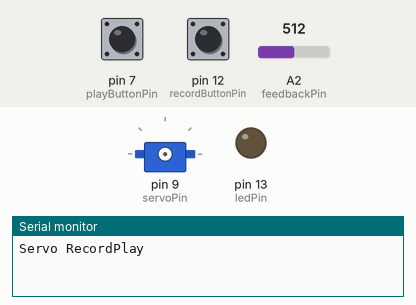
Simulated run of this sketch. Board: Arduino Uno, built with avr-gcc and run on an emulated ATmega328P. Parts: servo, output pins drawn as LEDs (lit = HIGH), the last lines printed to the serial monitor. The inputs (shaded band) are chosen by the test bench; at power-on: pin 7 (playButtonPin) HIGH, pin 12 (recordButtonPin) HIGH, A2 (feedbackPin) = 512. EEPROM starts erased.

Above: at 1.2 s.
1.3 s: pin 7 (playButtonPin) pulled LOW for 0.15 s
2.9 s: pin 12 (recordButtonPin) pulled LOW for 0.15 s
At 4.2 s:
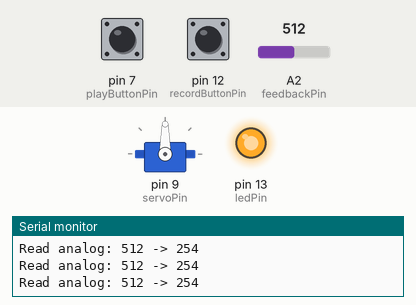
4.5 s: pin 12 (recordButtonPin) pulled LOW for 1 s
At 5.3 s:
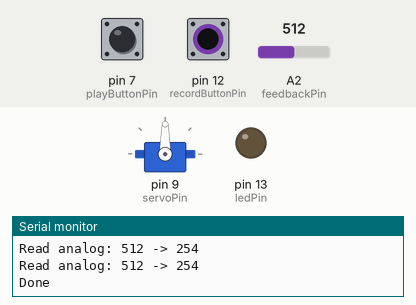
7.0 s: pin 12 (recordButtonPin) pulled LOW for 3.2 s
At 11.4 s:
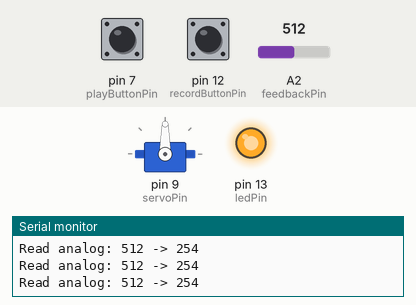
Timing chart, 0 to 24.8 s (numbered marks = the images above; inputs shaded):
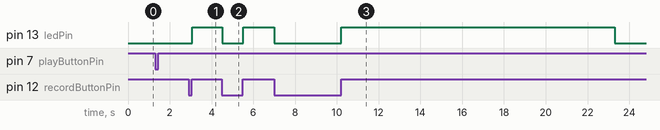

Measured:
- after the input at 2.9 s, pin 13 (ledPin): LOW → HIGH after 0.17 s
- after the input at 4.5 s, pin 13 (ledPin): HIGH → LOW at once, → HIGH 1.0 s later
- after the input at 7.0 s, pin 13 (ledPin): HIGH → LOW after 0.01 s instead of 11.6 s

The sketch:

Sketch1Arduinoproject.ino
```cpp
/*
 Name:		Sketch1Arduinoproject.ino
 Created:	8/27/2020 12:56:06 PM
 Author:	nabmsi
*/
#include "ServoPlayRecord.h"


// the setup function runs once when you press reset or power the board
#include "ServoPlayRecord.h"
void setup() {
	ServoPR_Setup();
	}


void loop() {
	Do_loop();
	}


 
```

ServoIno.ino
```cpp
int Searial_intValueRead = -1;

void ReadSerialInputs(int argMin, int argMax) {
    while (Serial.available() == 0) {} //do nada

    int _tempInteger = Serial.parseInt();
    Serial.print("!entered  ");
    Serial.print(_tempInteger);
    Serial.println(" ;");
    if (_tempInteger > argMin && _tempInteger < argMax) {
        if (_tempInteger != Searial_intValueRead) {

            Searial_intValueRead = _tempInteger;
            }
        else
            Serial.println("!!!is same as old value!!!");

        }
    else {
        Serial.println("!!!!!outside of min max!!!!!");
        }


    }
```

ServoPlayRecord.cpp
```cpp
//
//
//

#include "ServoPlayRecord.h"
#include <Servo.h>
#include <EEPROM.h>
#define CALIB_MAX 512
#define CALIB_MIN 100
#define SAMPLE_DELAY 25 // in ms, 50ms seems good
uint8_t recordButtonPin = 12;
uint8_t playButtonPin = 7;
uint8_t servoPin = 9;
uint8_t feedbackPin = A2;
uint8_t ledPin = 13;
Servo myServo;

void ServoPR_Setup(){
	Serial.begin(2000000);

//Serial.begin(9600);
	pinMode(recordButtonPin, INPUT);
	digitalWrite(recordButtonPin, HIGH);
	pinMode(playButtonPin, INPUT);
	digitalWrite(playButtonPin, HIGH);
	pinMode(ledPin, OUTPUT);
	Serial.println("Servo RecordPlay");
	}

void Do_loop() {
	//ReadSerialInputs(20, 50);
	//helpme();

	if (!digitalRead(recordButtonPin)) {
		delay(10);
		// wait for released
		while (!digitalRead(recordButtonPin));
		delay(20);
		// OK released!
		recordServo(servoPin, feedbackPin, recordButtonPin);
		}
	if (!digitalRead(playButtonPin)) {
		delay(10);
		// wait for released
		while (!digitalRead(playButtonPin));
		delay(20);
		// OK released!
		playServo(servoPin, playButtonPin);
		}

	}
void playServo(uint8_t servoPin, uint8_t buttonPin) {
	uint16_t addr = 0;
	Serial.println("Playing");
	myServo.attach(servoPin);
	while (digitalRead(buttonPin)) {
		uint8_t x = EEPROM.read(addr);
		Serial.print("Read EE: "); Serial.print(x);
		if (x == 255) break;
 // map to 0-180 degrees
		x = map(x, 0, 254, 0, 180);
		Serial.print(" -> "); Serial.println(x);
		myServo.write(x);
		delay(SAMPLE_DELAY);
		addr++;
		if (addr == 512) break;
		}
	Serial.println("Done");
	myServo.detach();
	delay(250);
	}

void recordServo(uint8_t servoPin, uint8_t analogPin, uint8_t buttonPin) {
	uint16_t addr = 0;
	Serial.println("Recording");
	digitalWrite(ledPin, HIGH);
	pinMode(analogPin, INPUT);
	while (digitalRead(buttonPin)) {
		uint16_t a = analogRead(analogPin);
		Serial.print("Read analog: "); Serial.print(a);
		if (a < CALIB_MIN) a = CALIB_MIN;
		if (a > CALIB_MAX) a = CALIB_MAX;
		a = map(a, CALIB_MIN, CALIB_MAX, 0, 254);
		Serial.print(" -> "); Serial.println(a);
		EEPROM.write(addr, a);
		addr++;
		if (addr == 512) break;
		delay(SAMPLE_DELAY);
		}
	if (addr != 512) EEPROM.write(addr, 255);
	digitalWrite(ledPin, LOW);
	Serial.println("Done");
	delay(250);
	}
```

ServoPlayRecord.h
```cpp
// ServoPlayRecord.h

#ifndef _SERVOPLAYRECORD_h
#define _SERVOPLAYRECORD_h

#if defined(ARDUINO) && ARDUINO >= 100
	#include "arduino.h"
#else
	#include "WProgram.h"
#endif
void ServoPR_Setup();
void Do_loop();

void playServo(uint8_t servoPin, uint8_t buttonPin);
void recordServo(uint8_t servoPin, uint8_t analogPin, uint8_t buttonPin);
#endif
```

cpp1.cpp
```cpp
//
//
//

#include "cpp1.h"

void helpme() { Serial.println("oh hi lisa"); }
```

cpp1.h
```cpp
// cpp1.h

#ifndef _CPP1_h
#define _CPP1_h

#if defined(ARDUINO) && ARDUINO >= 100
	#include "arduino.h"
#else
	#include "WProgram.h"
#endif
void helpme();

#endif
```
